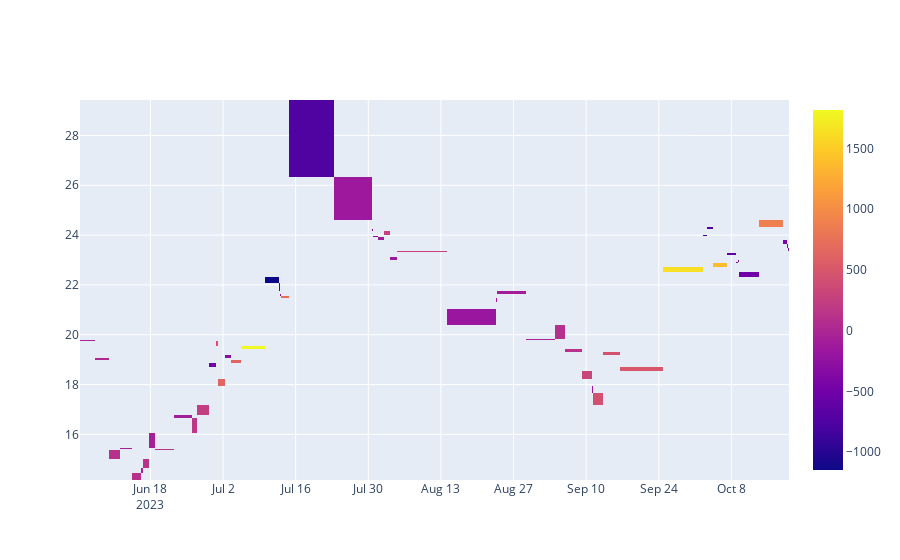

Notebook code cell kept with this figure:
### Code cell
#heatmap plotly

import plotly.express as px
import plotly.graph_objects as go

#trades
fig = go.Figure(data=go.Heatmap(
                     z=stats['_trades']['PnL'],
                     x=stats['_trades']['EntryTime'],
                     y=stats['_trades']['EntryPrice'],
                     hoverongaps = False))
fig.show()
